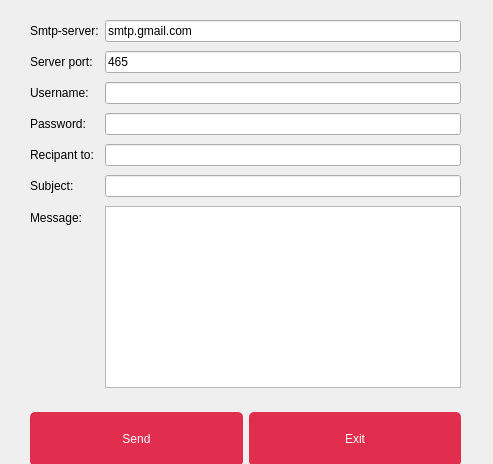
<?xml version="1.0" encoding="UTF-8"?>
<ui version="4.0">
 <class>email</class>
 <widget class="QDialog" name="email">
  <property name="geometry">
   <rect>
    <x>0</x>
    <y>0</y>
    <width>493</width>
    <height>464</height>
   </rect>
  </property>
  <property name="windowTitle">
   <string>Dialog</string>
  </property>
  <property name="styleSheet">
   <string notr="true">background-image: url(&quot;C:/Users/zizo_/Desktop/prj/prj/Minimalist-Crumpled-Paper-Simple-Background-Image.jpg&quot;); /* The image</string>
  </property>
  <widget class="QDialogButtonBox" name="buttonBox">
   <property name="geometry">
    <rect>
     <x>390</x>
     <y>470</y>
     <width>341</width>
     <height>32</height>
    </rect>
   </property>
   <property name="orientation">
    <enum>Qt::Horizontal</enum>
   </property>
   <property name="standardButtons">
    <set>QDialogButtonBox::Cancel|QDialogButtonBox::Ok</set>
   </property>
  </widget>
  <widget class="QWidget" name="layoutWidget">
   <property name="geometry">
    <rect>
     <x>30</x>
     <y>410</y>
     <width>431</width>
     <height>58</height>
    </rect>
   </property>
   <layout class="QHBoxLayout" name="horizontalLayout">
    <item>
     <widget class="QPushButton" name="sendBtn">
      <property name="styleSheet">
       <string notr="true">QPushButton {
padding: 1px;
border-style: solid;
border: 2px solid gray;
border-radius: 8px;
background-color: rgb(143, 143, 143);
border:2px solid #000;
}
QPushButton {
     color: #fff !important;
text-transform: uppercase;
text-decoration: none;
background: #e12d4e;
padding: 20px;
border-radius: 5px;
display: inline-block;
border: none;
transition: all 0.4s ease 0s;
 }
 QPushButton:hover {
     background: #434343;
letter-spacing: 1px;
-webkit-box-shadow: 0px 5px 40px -10px rgba(0,0,0,0.57);
-moz-box-shadow: 0px 5px 40px -10px rgba(0,0,0,0.57);
box-shadow: 5px 40px -10px rgba(0,0,0,0.57);
transition: all 0.4s ease 0s;
 }</string>
      </property>
      <property name="text">
       <string>Send</string>
      </property>
     </widget>
    </item>
    <item>
     <widget class="QPushButton" name="exitBtn">
      <property name="styleSheet">
       <string notr="true">QPushButton {
padding: 1px;
border-style: solid;
border: 2px solid gray;
border-radius: 8px;
background-color: rgb(143, 143, 143);
border:2px solid #000;
}
QPushButton {
     color: #fff !important;
text-transform: uppercase;
text-decoration: none;
background: #e12d4e;
padding: 20px;
border-radius: 5px;
display: inline-block;
border: none;
transition: all 0.4s ease 0s;
 }
 QPushButton:hover {
     background: #434343;
letter-spacing: 1px;
-webkit-box-shadow: 0px 5px 40px -10px rgba(0,0,0,0.57);
-moz-box-shadow: 0px 5px 40px -10px rgba(0,0,0,0.57);
box-shadow: 5px 40px -10px rgba(0,0,0,0.57);
transition: all 0.4s ease 0s;
 }</string>
      </property>
      <property name="text">
       <string>Exit</string>
      </property>
     </widget>
    </item>
   </layout>
  </widget>
  <widget class="QWidget" name="layoutWidget_2">
   <property name="geometry">
    <rect>
     <x>30</x>
     <y>20</y>
     <width>431</width>
     <height>368</height>
    </rect>
   </property>
   <layout class="QFormLayout" name="formLayout">
    <property name="fieldGrowthPolicy">
     <enum>QFormLayout::ExpandingFieldsGrow</enum>
    </property>
    <property name="rowWrapPolicy">
     <enum>QFormLayout::WrapLongRows</enum>
    </property>
    <property name="verticalSpacing">
     <number>9</number>
    </property>
    <item row="0" column="0">
     <widget class="QLabel" name="label_4">
      <property name="text">
       <string>Smtp-server:</string>
      </property>
     </widget>
    </item>
    <item row="0" column="1">
     <widget class="QLineEdit" name="server">
      <property name="text">
       <string>smtp.gmail.com</string>
      </property>
     </widget>
    </item>
    <item row="1" column="0">
     <widget class="QLabel" name="label_5">
      <property name="text">
       <string>Server port:</string>
      </property>
     </widget>
    </item>
    <item row="1" column="1">
     <widget class="QLineEdit" name="port">
      <property name="text">
       <string>465</string>
      </property>
     </widget>
    </item>
    <item row="2" column="0">
     <widget class="QLabel" name="label_6">
      <property name="text">
       <string>Username:</string>
      </property>
     </widget>
    </item>
    <item row="2" column="1">
     <widget class="QLineEdit" name="uname"/>
    </item>
    <item row="3" column="0">
     <widget class="QLabel" name="label_7">
      <property name="text">
       <string>Password:</string>
      </property>
     </widget>
    </item>
    <item row="3" column="1">
     <widget class="QLineEdit" name="paswd">
      <property name="inputMask">
       <string/>
      </property>
      <property name="echoMode">
       <enum>QLineEdit::Password</enum>
      </property>
     </widget>
    </item>
    <item row="4" column="0">
     <widget class="QLabel" name="label_8">
      <property name="text">
       <string>Recipant to:</string>
      </property>
     </widget>
    </item>
    <item row="4" column="1">
     <widget class="QLineEdit" name="rcpt"/>
    </item>
    <item row="5" column="0">
     <widget class="QLabel" name="label_9">
      <property name="text">
       <string>Subject:</string>
      </property>
     </widget>
    </item>
    <item row="5" column="1">
     <widget class="QLineEdit" name="subject"/>
    </item>
    <item row="6" column="0">
     <widget class="QLabel" name="label_10">
      <property name="text">
       <string>Message:</string>
      </property>
     </widget>
    </item>
    <item row="6" column="1">
     <widget class="QPlainTextEdit" name="msg">
      <property name="styleSheet">
       <string notr="true"/>
      </property>
     </widget>
    </item>
   </layout>
  </widget>
 </widget>
 <resources/>
 <connections>
  <connection>
   <sender>buttonBox</sender>
   <signal>accepted()</signal>
   <receiver>email</receiver>
   <slot>accept()</slot>
   <hints>
    <hint type="sourcelabel">
     <x>248</x>
     <y>254</y>
    </hint>
    <hint type="destinationlabel">
     <x>157</x>
     <y>274</y>
    </hint>
   </hints>
  </connection>
  <connection>
   <sender>buttonBox</sender>
   <signal>rejected()</signal>
   <receiver>email</receiver>
   <slot>reject()</slot>
   <hints>
    <hint type="sourcelabel">
     <x>316</x>
     <y>260</y>
    </hint>
    <hint type="destinationlabel">
     <x>286</x>
     <y>274</y>
    </hint>
   </hints>
  </connection>
 </connections>
</ui>
